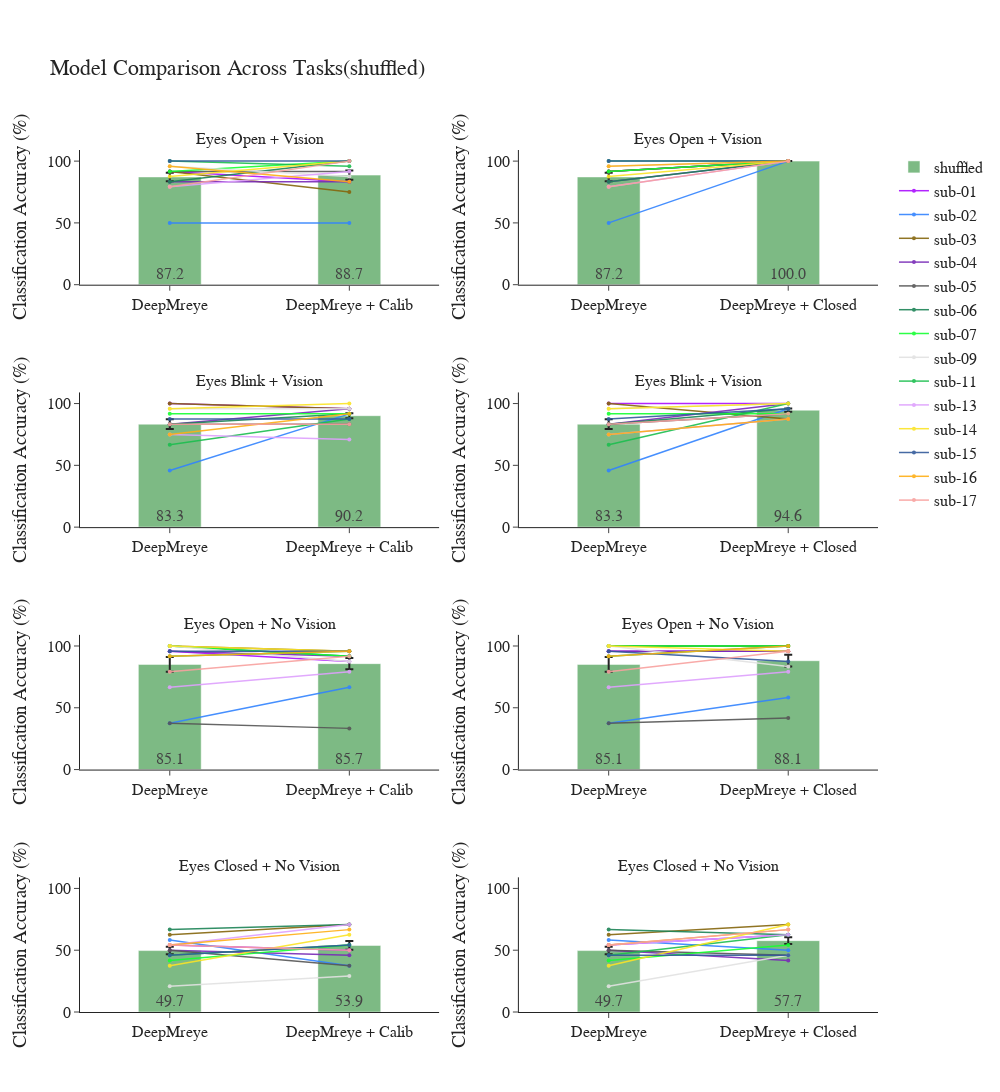

Notebook code cell kept with this figure:
### Code cell
import plotly.graph_objects as go
from plotly.subplots import make_subplots
import numpy as np

order_to_plot = "shuffled"
# Define color and name mappings
model_name_map = {
    "pt": "DeepMreye",
    "pt_calib": "DeepMreye + Calib",
    "pt_gaze": "DeepMreye + Closed"
}

ordered_color = "#4281A4"
shuffled_color = "#7DBA84"

# Define subject-specific colors
colormap_subject_dict = {
    'sub-01': '#AA0DFE', 'sub-02': '#3283FE', 'sub-03': '#85660D', 'sub-04': '#782AB6',
    'sub-05': '#565656', 'sub-06': '#1C8356', 'sub-07': '#16FF32', 'sub-08': '#F7E1A0',
    'sub-09': '#E2E2E2', 'sub-11': '#1CBE4F', 'sub-13': '#DEA0FD', 'sub-14': '#FBE426', 
    'sub-15': '#325A9B', 'sub-16': '#FEAF16', 'sub-17': '#F8A19F'
}

# Define tasks and their labels
task_labels = [
    "Eyes Open + Vision",
    "Eyes Blink + Vision",
    "Eyes Open + No Vision",
    "Eyes Closed + No Vision"
]
task_names = [
    "Task 1 Accuracy",
    "Task 2 Accuracy",
    "Task 3 Accuracy",
    "Task 4 Accuracy"
]

# Create subplot figure
fig = make_subplots(rows=4, cols=2, subplot_titles=[f"{label}" for label in task_labels for _ in range(2)])

# Set model comparisons per column
comparisons = [("pt", "pt_calib"), ("pt", "pt_gaze")]

shown_subjects = set()

# Loop through tasks and comparisons
for i, task in enumerate(task_names):
    for j, (model_a, model_b) in enumerate(comparisons):
        row = i + 1
        col = j + 1

        # Filter the dataframe for ordered condition
        df_plot = df_all_accuracies[
            (df_all_accuracies["task"] == task) &
            (df_all_accuracies["order"] == order_to_plot) &
            (df_all_accuracies["model"].isin([model_a, model_b]))
        ]

        # Pivot to have models as columns and subjects as rows
        df_pivot = df_plot.pivot(index="subject", columns="model", values="value")[[model_a, model_b]]

        # Plot bars
        means = df_pivot.mean()
        stderrs = df_pivot.sem()
        x_vals = [0, 1]

        fig.add_trace(go.Bar(
            x=x_vals,
            y=means.values * 100,
            error_y=dict(type="data", array=stderrs.values * 100),
            text=[f"{v:.1f}" for v in means.values * 100],
            textposition="inside",
            insidetextanchor="start",
            name=order_to_plot,
            marker_color=shuffled_color,
            width=0.35,
            showlegend=(row == 1 and col == 1),
        ), row=row, col=col)

        # Adding lines connecting subjects
        for subject, row_data in df_pivot.iterrows():
            color = colormap_subject_dict.get(subject, 'gray')
            show_legend = subject not in shown_subjects
            shown_subjects.add(subject)

            fig.add_trace(go.Scatter(
                x=x_vals,
                y=row_data.values*100,
                mode='lines+markers',
                line=dict(color=color, width=1.5),
                marker=dict(size=4),
                name=subject,
                opacity=0.9,
                showlegend=show_legend
            ), row=row, col=col)

        # Add significance marker if p < 0.05
        sig_row = sig_df[
            (sig_df.task == task) &
            (sig_df.model_a == model_a) &
            (sig_df.model_b == model_b)
        ]

        if not sig_row.empty and sig_row.iloc[0].p_value < 0.05:
            y_vals = means.values
            max_y = max(y_vals)
            line_y = max_y + 8

            fig.add_shape(
                type="line",
                x0=0,
                x1=1,
                y0=line_y,
                y1=line_y,
                line=dict(color="black", width=1),
                row=row, col=col
            )
            fig.add_trace(go.Scatter(
                x=[0.5],
                y=[line_y + 0.9],
                text=["*"],
                mode="text",
                showlegend=False
            ), row=row, col=col)

        # Add chance line at 25%
        fig.add_shape(
            type="line",
            x0=-0.5, x1=1.5,
            y0=25, y1=25,
            line=dict(color="black", dash="dot"),
            xref=f"x{(row - 1) * 2 + col}",
            yref=f"y{(row - 1) * 2 + col}"
        )

# Final layout adjustments
fig.update_layout(
    height=1800,  # More vertical space for connecting lines
    width=1000,
    title_text=f"Model Comparison Across Tasks({order_to_plot})",
    template="simple_white",
    showlegend=True,
    font=dict(size=16, family="Arial"),
    margin=dict(t=150)  # Increase top margin
)

# Update axes
for i in range(1, 5):
    for j in range(1, 3):
        fig.update_yaxes(range=[0, 109], title_text="Classification Accuracy (%)", row=i, col=j)
        fig.update_xaxes(
            tickvals=[0, 1],
            ticktext=[model_name_map["pt"], model_name_map["pt_calib"] if j == 1 else model_name_map["pt_gaze"]],
            row=i, col=j
        )

fig.show()

### Figure 1 — Plotly figure (JSON) as saved in the notebook; plotly's stock layout.template omitted (floating-point values rounded to 4 significant figures)
{"data": [{"error_y": {"array": [3.396, 3.692], "type": "data"}, "insidetextanchor": "start", "marker": {"color": "#7DBA84"}, "name": "shuffled", "showlegend": true, "text": ["87.2", "88.7"], "textposition": "inside", "type": "bar", "width": 0.35, "x": [0, 1], "xaxis": "x", "y": [87.2, 88.69], "yaxis": "y"}, {"line": {"color": "#AA0DFE", "width": 1.5}, "marker": {"size": 4}, "mode": "lines+markers", "name": "sub-01", "opacity": 0.9, "showlegend": true, "type": "scatter", "x": [0, 1], "xaxis": "x", "y": [91.67, 83.33], "yaxis": "y"}, {"line": {"color": "#3283FE", "width": 1.5}, "marker": {"size": 4}, "mode": "lines+markers", "name": "sub-02", "opacity": 0.9, "showlegend": true, "type": "scatter", "x": [0, 1], "xaxis": "x", "y": [50, 50], "yaxis": "y"}, {"line": {"color": "#85660D", "width": 1.5}, "marker": {"size": 4}, "mode": "lines+markers", "name": "sub-03", "opacity": 0.9, "showlegend": true, "type": "scatter", "x": [0, 1], "xaxis": "x", "y": [91.67, 75], "yaxis": "y"}, {"line": {"color": "#782AB6", "width": 1.5}, "marker": {"size": 4}, "mode": "lines+markers", "name": "sub-04", "opacity": 0.9, "showlegend": true, "type": "scatter", "x": [0, 1], "xaxis": "x", "y": [83.33, 83.33], "yaxis": "y"}, {"line": {"color": "#565656", "width": 1.5}, "marker": {"size": 4}, "mode": "lines+markers", "name": "sub-05", "opacity": 0.9, "showlegend": true, "type": "scatter", "x": [0, 1], "xaxis": "x", "y": [91.67, 91.67], "yaxis": "y"}, {"line": {"color": "#1C8356", "width": 1.5}, "marker": {"size": 4}, "mode": "lines+markers", "name": "sub-06", "opacity": 0.9, "showlegend": true, "type": "scatter", "x": [0, 1], "xaxis": "x", "y": [83.33, 100], "yaxis": "y"}, {"line": {"color": "#16FF32", "width": 1.5}, "marker": {"size": 4}, "mode": "lines+markers", "name": "sub-07", "opacity": 0.9, "showlegend": true, "type": "scatter", "x": [0, 1], "xaxis": "x", "y": [91.67, 100], "yaxis": "y"}, {"line": {"color": "#E2E2E2", "width": 1.5}, "marker": {"size": 4}, "mode": "lines+markers", "name": "sub-09", "opacity": 0.9, "showlegend": true, "type": "scatter", "x": [0, 1], "xaxis": "x", "y": [95.83, 87.5], "yaxis": "y"}, {"line": {"color": "#1CBE4F", "width": 1.5}, "marker": {"size": 4}, "mode": "lines+markers", "name": "sub-11", "opacity": 0.9, "showlegend": true, "type": "scatter", "x": [0, 1], "xaxis": "x", "y": [100, 95.83], "yaxis": "y"}, {"line": {"color": "#DEA0FD", "width": 1.5}, "marker": {"size": 4}, "mode": "lines+markers", "name": "sub-13", "opacity": 0.9, "showlegend": true, "type": "scatter", "x": [0, 1], "xaxis": "x", "y": [79.17, 91.67], "yaxis": "y"}, {"line": {"color": "#FBE426", "width": 1.5}, "marker": {"size": 4}, "mode": "lines+markers", "name": "sub-14", "opacity": 0.9, "showlegend": true, "type": "scatter", "x": [0, 1], "xaxis": "x", "y": [87.5, 100], "yaxis": "y"}, {"line": {"color": "#325A9B", "width": 1.5}, "marker": {"size": 4}, "mode": "lines+markers", "name": "sub-15", "opacity": 0.9, "showlegend": true, "type": "scatter", "x": [0, 1], "xaxis": "x", "y": [100, 100], "yaxis": "y"}, {"line": {"color": "#FEAF16", "width": 1.5}, "marker": {"size": 4}, "mode": "lines+markers", "name": "sub-16", "opacity": 0.9, "showlegend": true, "type": "scatter", "x": [0, 1], "xaxis": "x", "y": [95.83, 83.33], "yaxis": "y"}, {"line": {"color": "#F8A19F", "width": 1.5}, "marker": {"size": 4}, "mode": "lines+markers", "name": "sub-17", "opacity": 0.9, "showlegend": true, "type": "scatter", "x": [0, 1], "xaxis": "x", "y": [79.17, 100], "yaxis": "y"}, {"error_y": {"array": [3.396, 0], "type": "data"}, "insidetextanchor": "start", "marker": {"color": "#7DBA84"}, "name": "shuffled", "showlegend": false, "text": ["87.2", "100.0"], "textposition": "inside", "type": "bar", "width": 0.35, "x": [0, 1], "xaxis": "x2", "y": [87.2, 100], "yaxis": "y2"}, {"line": {"color": "#AA0DFE", "width": 1.5}, "marker": {"size": 4}, "mode": "lines+markers", "name": "sub-01", "opacity": 0.9, "showlegend": false, "type": "scatter", "x": [0, 1], "xaxis": "x2", "y": [91.67, 100], "yaxis": "y2"}, {"line": {"color": "#3283FE", "width": 1.5}, "marker": {"size": 4}, "mode": "lines+markers", "name": "sub-02", "opacity": 0.9, "showlegend": false, "type": "scatter", "x": [0, 1], "xaxis": "x2", "y": [50, 100], "yaxis": "y2"}, {"line": {"color": "#85660D", "width": 1.5}, "marker": {"size": 4}, "mode": "lines+markers", "name": "sub-03", "opacity": 0.9, "showlegend": false, "type": "scatter", "x": [0, 1], "xaxis": "x2", "y": [91.67, 100], "yaxis": "y2"}, {"line": {"color": "#782AB6", "width": 1.5}, "marker": {"size": 4}, "mode": "lines+markers", "name": "sub-04", "opacity": 0.9, "showlegend": false, "type": "scatter", "x": [0, 1], "xaxis": "x2", "y": [83.33, 100], "yaxis": "y2"}, {"line": {"color": "#565656", "width": 1.5}, "marker": {"size": 4}, "mode": "lines+markers", "name": "sub-05", "opacity": 0.9, "showlegend": false, "type": "scatter", "x": [0, 1], "xaxis": "x2", "y": [91.67, 100], "yaxis": "y2"}, {"line": {"color": "#1C8356", "width": 1.5}, "marker": {"size": 4}, "mode": "lines+markers", "name": "sub-06", "opacity": 0.9, "showlegend": false, "type": "scatter", "x": [0, 1], "xaxis": "x2", "y": [83.33, 100], "yaxis": "y2"}, {"line": {"color": "#16FF32", "width": 1.5}, "marker": {"size": 4}, "mode": "lines+markers", "name": "sub-07", "opacity": 0.9, "showlegend": false, "type": "scatter", "x": [0, 1], "xaxis": "x2", "y": [91.67, 100], "yaxis": "y2"}, {"line": {"color": "#E2E2E2", "width": 1.5}, "marker": {"size": 4}, "mode": "lines+markers", "name": "sub-09", "opacity": 0.9, "showlegend": false, "type": "scatter", "x": [0, 1], "xaxis": "x2", "y": [95.83, 100], "yaxis": "y2"}, {"line": {"color": "#1CBE4F", "width": 1.5}, "marker": {"size": 4}, "mode": "lines+markers", "name": "sub-11", "opacity": 0.9, "showlegend": false, "type": "scatter", "x": [0, 1], "xaxis": "x2", "y": [100, 100], "yaxis": "y2"}, {"line": {"color": "#DEA0FD", "width": 1.5}, "marker": {"size": 4}, "mode": "lines+markers", "name": "sub-13", "opacity": 0.9, "showlegend": false, "type": "scatter", "x": [0, 1], "xaxis": "x2", "y": [79.17, 100], "yaxis": "y2"}, {"line": {"color": "#FBE426", "width": 1.5}, "marker": {"size": 4}, "mode": "lines+markers", "name": "sub-14", "opacity": 0.9, "showlegend": false, "type": "scatter", "x": [0, 1], "xaxis": "x2", "y": [87.5, 100], "yaxis": "y2"}, {"line": {"color": "#325A9B", "width": 1.5}, "marker": {"size": 4}, "mode": "lines+markers", "name": "sub-15", "opacity": 0.9, "showlegend": false, "type": "scatter", "x": [0, 1], "xaxis": "x2", "y": [100, 100], "yaxis": "y2"}, {"line": {"color": "#FEAF16", "width": 1.5}, "marker": {"size": 4}, "mode": "lines+markers", "name": "sub-16", "opacity": 0.9, "showlegend": false, "type": "scatter", "x": [0, 1], "xaxis": "x2", "y": [95.83, 100], "yaxis": "y2"}, {"line": {"color": "#F8A19F", "width": 1.5}, "marker": {"size": 4}, "mode": "lines+markers", "name": "sub-17", "opacity": 0.9, "showlegend": false, "type": "scatter", "x": [0, 1], "xaxis": "x2", "y": [79.17, 100], "yaxis": "y2"}, {"error_y": {"array": [3.907, 1.983], "type": "data"}, "insidetextanchor": "start", "marker": {"color": "#7DBA84"}, "name": "shuffled", "showlegend": false, "text": ["83.3", "90.2"], "textposition": "inside", "type": "bar", "width": 0.35, "x": [0, 1], "xaxis": "x3", "y": [83.33, 90.18], "yaxis": "y3"}, {"line": {"color": "#AA0DFE", "width": 1.5}, "marker": {"size": 4}, "mode": "lines+markers", "name": "sub-01", "opacity": 0.9, "showlegend": false, "type": "scatter", "x": [0, 1], "xaxis": "x3", "y": [100, 95.83], "yaxis": "y3"}, {"line": {"color": "#3283FE", "width": 1.5}, "marker": {"size": 4}, "mode": "lines+markers", "name": "sub-02", "opacity": 0.9, "showlegend": false, "type": "scatter", "x": [0, 1], "xaxis": "x3", "y": [45.83, 91.67], "yaxis": "y3"}, {"line": {"color": "#85660D", "width": 1.5}, "marker": {"size": 4}, "mode": "lines+markers", "name": "sub-03", "opacity": 0.9, "showlegend": false, "type": "scatter", "x": [0, 1], "xaxis": "x3", "y": [100, 95.83], "yaxis": "y3"}, {"line": {"color": "#782AB6", "width": 1.5}, "marker": {"size": 4}, "mode": "lines+markers", "name": "sub-04", "opacity": 0.9, "showlegend": false, "type": "scatter", "x": [0, 1], "xaxis": "x3", "y": [83.33, 95.83], "yaxis": "y3"}, {"line": {"color": "#565656", "width": 1.5}, "marker": {"size": 4}, "mode": "lines+markers", "name": "sub-05", "opacity": 0.9, "showlegend": false, "type": "scatter", "x": [0, 1], "xaxis": "x3", "y": [83.33, 83.33], "yaxis": "y3"}, {"line": {"color": "#1C8356", "width": 1.5}, "marker": {"size": 4}, "mode": "lines+markers", "name": "sub-06", "opacity": 0.9, "showlegend": false, "type": "scatter", "x": [0, 1], "xaxis": "x3", "y": [83.33, 91.67], "yaxis": "y3"}, {"line": {"color": "#16FF32", "width": 1.5}, "marker": {"size": 4}, "mode": "lines+markers", "name": "sub-07", "opacity": 0.9, "showlegend": false, "type": "scatter", "x": [0, 1], "xaxis": "x3", "y": [91.67, 91.67], "yaxis": "y3"}, {"line": {"color": "#E2E2E2", "width": 1.5}, "marker": {"size": 4}, "mode": "lines+markers", "name": "sub-09", "opacity": 0.9, "showlegend": false, "type": "scatter", "x": [0, 1], "xaxis": "x3", "y": [95.83, 95.83], "yaxis": "y3"}, {"line": {"color": "#1CBE4F", "width": 1.5}, "marker": {"size": 4}, "mode": "lines+markers", "name": "sub-11", "opacity": 0.9, "showlegend": false, "type": "scatter", "x": [0, 1], "xaxis": "x3", "y": [66.67, 87.5], "yaxis": "y3"}, {"line": {"color": "#DEA0FD", "width": 1.5}, "marker": {"size": 4}, "mode": "lines+markers", "name": "sub-13", "opacity": 0.9, "showlegend": false, "type": "scatter", "x": [0, 1], "xaxis": "x3", "y": [75, 70.83], "yaxis": "y3"}, {"line": {"color": "#FBE426", "width": 1.5}, "marker": {"size": 4}, "mode": "lines+markers", "name": "sub-14", "opacity": 0.9, "showlegend": false, "type": "scatter", "x": [0, 1], "xaxis": "x3", "y": [95.83, 100], "yaxis": "y3"}, {"line": {"color": "#325A9B", "width": 1.5}, "marker": {"size": 4}, "mode": "lines+markers", "name": "sub-15", "opacity": 0.9, "showlegend": false, "type": "scatter", "x": [0, 1], "xaxis": "x3", "y": [87.5, 87.5], "yaxis": "y3"}, {"line": {"color": "#FEAF16", "width": 1.5}, "marker": {"size": 4}, "mode": "lines+markers", "name": "sub-16", "opacity": 0.9, "showlegend": false, "type": "scatter", "x": [0, 1], "xaxis": "x3", "y": [75, 91.67], "yaxis": "y3"}, {"line": {"color": "#F8A19F", "width": 1.5}, "marker": {"size": 4}, "mode": "lines+markers", "name": "sub-17", "opacity": 0.9, "showlegend": false, "type": "scatter", "x": [0, 1], "xaxis": "x3", "y": [83.33, 83.33], "yaxis": "y3"}, {"error_y": {"array": [3.907, 1.341], "type": "data"}, "insidetextanchor": "start", "marker": {"color": "#7DBA84"}, "name": "shuffled", "showlegend": false, "text": ["83.3", "94.6"], "textposition": "inside", "type": "bar", "width": 0.35, "x": [0, 1], "xaxis": "x4", "y": [83.33, 94.64], "yaxis": "y4"}, {"line": {"color": "#AA0DFE", "width": 1.5}, "marker": {"size": 4}, "mode": "lines+markers", "name": "sub-01", "opacity": 0.9, "showlegend": false, "type": "scatter", "x": [0, 1], "xaxis": "x4", "y": [100, 100], "yaxis": "y4"}, {"line": {"color": "#3283FE", "width": 1.5}, "marker": {"size": 4}, "mode": "lines+markers", "name": "sub-02", "opacity": 0.9, "showlegend": false, "type": "scatter", "x": [0, 1], "xaxis": "x4", "y": [45.83, 95.83], "yaxis": "y4"}, {"line": {"color": "#85660D", "width": 1.5}, "marker": {"size": 4}, "mode": "lines+markers", "name": "sub-03", "opacity": 0.9, "showlegend": false, "type": "scatter", "x": [0, 1], "xaxis": "x4", "y": [100, 87.5], "yaxis": "y4"}, {"line": {"color": "#782AB6", "width": 1.5}, "marker": {"size": 4}, "mode": "lines+markers", "name": "sub-04", "opacity": 0.9, "showlegend": false, "type": "scatter", "x": [0, 1], "xaxis": "x4", "y": [83.33, 100], "yaxis": "y4"}, {"line": {"color": "#565656", "width": 1.5}, "marker": {"size": 4}, "mode": "lines+markers", "name": "sub-05", "opacity": 0.9, "showlegend": false, "type": "scatter", "x": [0, 1], "xaxis": "x4", "y": [83.33, 91.67], "yaxis": "y4"}, {"line": {"color": "#1C8356", "width": 1.5}, "marker": {"size": 4}, "mode": "lines+markers", "name": "sub-06", "opacity": 0.9, "showlegend": false, "type": "scatter", "x": [0, 1], "xaxis": "x4", "y": [83.33, 95.83], "yaxis": "y4"}, {"line": {"color": "#16FF32", "width": 1.5}, "marker": {"size": 4}, "mode": "lines+markers", "name": "sub-07", "opacity": 0.9, "showlegend": false, "type": "scatter", "x": [0, 1], "xaxis": "x4", "y": [91.67, 91.67], "yaxis": "y4"}, {"line": {"color": "#E2E2E2", "width": 1.5}, "marker": {"size": 4}, "mode": "lines+markers", "name": "sub-09", "opacity": 0.9, "showlegend": false, "type": "scatter", "x": [0, 1], "xaxis": "x4", "y": [95.83, 100], "yaxis": "y4"}, {"line": {"color": "#1CBE4F", "width": 1.5}, "marker": {"size": 4}, "mode": "lines+markers", "name": "sub-11", "opacity": 0.9, "showlegend": false, "type": "scatter", "x": [0, 1], "xaxis": "x4", "y": [66.67, 100], "yaxis": "y4"}, {"line": {"color": "#DEA0FD", "width": 1.5}, "marker": {"size": 4}, "mode": "lines+markers", "name": "sub-13", "opacity": 0.9, "showlegend": false, "type": "scatter", "x": [0, 1], "xaxis": "x4", "y": [75, 87.5], "yaxis": "y4"}, {"line": {"color": "#FBE426", "width": 1.5}, "marker": {"size": 4}, "mode": "lines+markers", "name": "sub-14", "opacity": 0.9, "showlegend": false, "type": "scatter", "x": [0, 1], "xaxis": "x4", "y": [95.83, 100], "yaxis": "y4"}, {"line": {"color": "#325A9B", "width": 1.5}, "marker": {"size": 4}, "mode": "lines+markers", "name": "sub-15", "opacity": 0.9, "showlegend": false, "type": "scatter", "x": [0, 1], "xaxis": "x4", "y": [87.5, 95.83], "yaxis": "y4"}, {"line": {"color": "#FEAF16", "width": 1.5}, "marker": {"size": 4}, "mode": "lines+markers", "name": "sub-16", "opacity": 0.9, "showlegend": false, "type": "scatter", "x": [0, 1], "xaxis": "x4", "y": [75, 87.5], "yaxis": "y4"}, {"line": {"color": "#F8A19F", "width": 1.5}, "marker": {"size": 4}, "mode": "lines+markers", "name": "sub-17", "opacity": 0.9, "showlegend": false, "type": "scatter", "x": [0, 1], "xaxis": "x4", "y": [83.33, 91.67], "yaxis": "y4"}, {"error_y": {"array": [5.952, 4.575], "type": "data"}, "insidetextanchor": "start", "marker": {"color": "#7DBA84"}, "name": "shuffled", "showlegend": false, "text": ["85.1", "85.7"], "textposition": "inside", "type": "bar", "width": 0.35, "x": [0, 1], "xaxis": "x5", "y": [85.12, 85.71], "yaxis": "y5"}, {"line": {"color": "#AA0DFE", "width": 1.5}, "marker": {"size": 4}, "mode": "lines+markers", "name": "sub-01", "opacity": 0.9, "showlegend": false, "type": "scatter", "x": [0, 1], "xaxis": "x5", "y": [95.83, 87.5], "yaxis": "y5"}, {"line": {"color": "#3283FE", "width": 1.5}, "marker": {"size": 4}, "mode": "lines+markers", "name": "sub-02", "opacity": 0.9, "showlegend": false, "type": "scatter", "x": [0, 1], "xaxis": "x5", "y": [37.5, 66.67], "yaxis": "y5"}, {"line": {"color": "#85660D", "width": 1.5}, "marker": {"size": 4}, "mode": "lines+markers", "name": "sub-03", "opacity": 0.9, "showlegend": false, "type": "scatter", "x": [0, 1], "xaxis": "x5", "y": [100, 95.83], "yaxis": "y5"}, {"line": {"color": "#782AB6", "width": 1.5}, "marker": {"size": 4}, "mode": "lines+markers", "name": "sub-04", "opacity": 0.9, "showlegend": false, "type": "scatter", "x": [0, 1], "xaxis": "x5", "y": [95.83, 91.67], "yaxis": "y5"}, {"line": {"color": "#565656", "width": 1.5}, "marker": {"size": 4}, "mode": "lines+markers", "name": "sub-05", "opacity": 0.9, "showlegend": false, "type": "scatter", "x": [0, 1], "xaxis": "x5", "y": [37.5, 33.33], "yaxis": "y5"}, {"line": {"color": "#1C8356", "width": 1.5}, "marker": {"size": 4}, "mode": "lines+markers", "name": "sub-06", "opacity": 0.9, "showlegend": false, "type": "scatter", "x": [0, 1], "xaxis": "x5", "y": [100, 91.67], "yaxis": "y5"}, {"line": {"color": "#16FF32", "width": 1.5}, "marker": {"size": 4}, "mode": "lines+markers", "name": "sub-07", "opacity": 0.9, "showlegend": false, "type": "scatter", "x": [0, 1], "xaxis": "x5", "y": [100, 91.67], "yaxis": "y5"}, {"line": {"color": "#E2E2E2", "width": 1.5}, "marker": {"size": 4}, "mode": "lines+markers", "name": "sub-09", "opacity": 0.9, "showlegend": false, "type": "scatter", "x": [0, 1], "xaxis": "x5", "y": [100, 87.5], "yaxis": "y5"}, {"line": {"color": "#1CBE4F", "width": 1.5}, "marker": {"size": 4}, "mode": "lines+markers", "name": "sub-11", "opacity": 0.9, "showlegend": false, "type": "scatter", "x": [0, 1], "xaxis": "x5", "y": [91.67, 95.83], "yaxis": "y5"}, {"line": {"color": "#DEA0FD", "width": 1.5}, "marker": {"size": 4}, "mode": "lines+markers", "name": "sub-13", "opacity": 0.9, "showlegend": false, "type": "scatter", "x": [0, 1], "xaxis": "x5", "y": [66.67, 79.17], "yaxis": "y5"}, {"line": {"color": "#FBE426", "width": 1.5}, "marker": {"size": 4}, "mode": "lines+markers", "name": "sub-14", "opacity": 0.9, "showlegend": false, "type": "scatter", "x": [0, 1], "xaxis": "x5", "y": [100, 95.83], "yaxis": "y5"}, {"line": {"color": "#325A9B", "width": 1.5}, "marker": {"size": 4}, "mode": "lines+markers", "name": "sub-15", "opacity": 0.9, "showlegend": false, "type": "scatter", "x": [0, 1], "xaxis": "x5", "y": [95.83, 95.83], "yaxis": "y5"}, {"line": {"color": "#FEAF16", "width": 1.5}, "marker": {"size": 4}, "mode": "lines+markers", "name": "sub-16", "opacity": 0.9, "showlegend": false, "type": "scatter", "x": [0, 1], "xaxis": "x5", "y": [91.67, 95.83], "yaxis": "y5"}, {"line": {"color": "#F8A19F", "width": 1.5}, "marker": {"size": 4}, "mode": "lines+markers", "name": "sub-17", "opacity": 0.9, "showlegend": false, "type": "scatter", "x": [0, 1], "xaxis": "x5", "y": [79.17, 91.67], "yaxis": "y5"}, {"error_y": {"array": [5.952, 4.742], "type": "data"}, "insidetextanchor": "start", "marker": {"color": "#7DBA84"}, "name": "shuffled", "showlegend": false, "text": ["85.1", "88.1"], "textposition": "inside", "type": "bar", "width": 0.35, "x": [0, 1], "xaxis": "x6", "y": [85.12, 88.1], "yaxis": "y6"}, {"line": {"color": "#AA0DFE", "width": 1.5}, "marker": {"size": 4}, "mode": "lines+markers", "name": "sub-01", "opacity": 0.9, "showlegend": false, "type": "scatter", "x": [0, 1], "xaxis": "x6", "y": [95.83, 95.83], "yaxis": "y6"}, {"line": {"color": "#3283FE", "width": 1.5}, "marker": {"size": 4}, "mode": "lines+markers", "name": "sub-02", "opacity": 0.9, "showlegend": false, "type": "scatter", "x": [0, 1], "xaxis": "x6", "y": [37.5, 58.33], "yaxis": "y6"}, {"line": {"color": "#85660D", "width": 1.5}, "marker": {"size": 4}, "mode": "lines+markers", "name": "sub-03", "opacity": 0.9, "showlegend": false, "type": "scatter", "x": [0, 1], "xaxis": "x6", "y": [100, 100], "yaxis": "y6"}, {"line": {"color": "#782AB6", "width": 1.5}, "marker": {"size": 4}, "mode": "lines+markers", "name": "sub-04", "opacity": 0.9, "showlegend": false, "type": "scatter", "x": [0, 1], "xaxis": "x6", "y": [95.83, 95.83], "yaxis": "y6"}, {"line": {"color": "#565656", "width": 1.5}, "marker": {"size": 4}, "mode": "lines+markers", "name": "sub-05", "opacity": 0.9, "showlegend": false, "type": "scatter", "x": [0, 1], "xaxis": "x6", "y": [37.5, 41.67], "yaxis": "y6"}, {"line": {"color": "#1C8356", "width": 1.5}, "marker": {"size": 4}, "mode": "lines+markers", "name": "sub-06", "opacity": 0.9, "showlegend": false, "type": "scatter", "x": [0, 1], "xaxis": "x6", "y": [100, 100], "yaxis": "y6"}, {"line": {"color": "#16FF32", "width": 1.5}, "marker": {"size": 4}, "mode": "lines+markers", "name": "sub-07", "opacity": 0.9, "showlegend": false, "type": "scatter", "x": [0, 1], "xaxis": "x6", "y": [100, 100], "yaxis": "y6"}, {"line": {"color": "#E2E2E2", "width": 1.5}, "marker": {"size": 4}, "mode": "lines+markers", "name": "sub-09", "opacity": 0.9, "showlegend": false, "type": "scatter", "x": [0, 1], "xaxis": "x6", "y": [100, 83.33], "yaxis": "y6"}, {"line": {"color": "#1CBE4F", "width": 1.5}, "marker": {"size": 4}, "mode": "lines+markers", "name": "sub-11", "opacity": 0.9, "showlegend": false, "type": "scatter", "x": [0, 1], "xaxis": "x6", "y": [91.67, 100], "yaxis": "y6"}, {"line": {"color": "#DEA0FD", "width": 1.5}, "marker": {"size": 4}, "mode": "lines+markers", "name": "sub-13", "opacity": 0.9, "showlegend": false, "type": "scatter", "x": [0, 1], "xaxis": "x6", "y": [66.67, 79.17], "yaxis": "y6"}, {"line": {"color": "#FBE426", "width": 1.5}, "marker": {"size": 4}, "mode": "lines+markers", "name": "sub-14", "opacity": 0.9, "showlegend": false, "type": "scatter", "x": [0, 1], "xaxis": "x6", "y": [100, 95.83], "yaxis": "y6"}, {"line": {"color": "#325A9B", "width": 1.5}, "marker": {"size": 4}, "mode": "lines+markers", "name": "sub-15", "opacity": 0.9, "showlegend": false, "type": "scatter", "x": [0, 1], "xaxis": "x6", "y": [95.83, 87.5], "yaxis": "y6"}, {"line": {"color": "#FEAF16", "width": 1.5}, "marker": {"size": 4}, "mode": "lines+markers", "name": "sub-16", "opacity": 0.9, "showlegend": false, "type": "scatter", "x": [0, 1], "xaxis": "x6", "y": [91.67, 100], "yaxis": "y6"}, {"line": {"color": "#F8A19F", "width": 1.5}, "marker": {"size": 4}, "mode": "lines+markers", "name": "sub-17", "opacity": 0.9, "showlegend": false, "type": "scatter", "x": [0, 1], "xaxis": "x6", "y": [79.17, 95.83], "yaxis": "y6"}, {"error_y": {"array": [3.041, 3.588], "type": "data"}, "insidetextanchor": "start", "marker": {"color": "#7DBA84"}, "name": "shuffled", "showlegend": false, "text": ["49.7", "53.9"], "textposition": "inside", "type": "bar", "width": 0.35, "x": [0, 1], "xaxis": "x7", "y": [49.7, 53.87], "yaxis": "y7"}, {"line": {"color": "#AA0DFE", "width": 1.5}, "marker": {"size": 4}, "mode": "lines+markers", "name": "sub-01", "opacity": 0.9, "showlegend": false, "type": "scatter", "x": [0, 1], "xaxis": "x7", "y": [54.17, 50], "yaxis": "y7"}, {"line": {"color": "#3283FE", "width": 1.5}, "marker": {"size": 4}, "mode": "lines+markers", "name": "sub-02", "opacity": 0.9, "showlegend": false, "type": "scatter", "x": [0, 1], "xaxis": "x7", "y": [58.33, 37.5], "yaxis": "y7"}, {"line": {"color": "#85660D", "width": 1.5}, "marker": {"size": 4}, "mode": "lines+markers", "name": "sub-03", "opacity": 0.9, "showlegend": false, "type": "scatter", "x": [0, 1], "xaxis": "x7", "y": [62.5, 70.83], "yaxis": "y7"}, {"line": {"color": "#782AB6", "width": 1.5}, "marker": {"size": 4}, "mode": "lines+markers", "name": "sub-04", "opacity": 0.9, "showlegend": false, "type": "scatter", "x": [0, 1], "xaxis": "x7", "y": [50, 45.83], "yaxis": "y7"}, {"line": {"color": "#565656", "width": 1.5}, "marker": {"size": 4}, "mode": "lines+markers", "name": "sub-05", "opacity": 0.9, "showlegend": false, "type": "scatter", "x": [0, 1], "xaxis": "x7", "y": [50, 37.5], "yaxis": "y7"}, {"line": {"color": "#1C8356", "width": 1.5}, "marker": {"size": 4}, "mode": "lines+markers", "name": "sub-06", "opacity": 0.9, "showlegend": false, "type": "scatter", "x": [0, 1], "xaxis": "x7", "y": [66.67, 70.83], "yaxis": "y7"}, {"line": {"color": "#16FF32", "width": 1.5}, "marker": {"size": 4}, "mode": "lines+markers", "name": "sub-07", "opacity": 0.9, "showlegend": false, "type": "scatter", "x": [0, 1], "xaxis": "x7", "y": [41.67, 54.17], "yaxis": "y7"}, {"line": {"color": "#E2E2E2", "width": 1.5}, "marker": {"size": 4}, "mode": "lines+markers", "name": "sub-09", "opacity": 0.9, "showlegend": false, "type": "scatter", "x": [0, 1], "xaxis": "x7", "y": [20.83, 29.17], "yaxis": "y7"}, {"line": {"color": "#1CBE4F", "width": 1.5}, "marker": {"size": 4}, "mode": "lines+markers", "name": "sub-11", "opacity": 0.9, "showlegend": false, "type": "scatter", "x": [0, 1], "xaxis": "x7", "y": [45.83, 54.17], "yaxis": "y7"}, {"line": {"color": "#DEA0FD", "width": 1.5}, "marker": {"size": 4}, "mode": "lines+markers", "name": "sub-13", "opacity": 0.9, "showlegend": false, "type": "scatter", "x": [0, 1], "xaxis": "x7", "y": [54.17, 70.83], "yaxis": "y7"}, {"line": {"color": "#FBE426", "width": 1.5}, "marker": {"size": 4}, "mode": "lines+markers", "name": "sub-14", "opacity": 0.9, "showlegend": false, "type": "scatter", "x": [0, 1], "xaxis": "x7", "y": [37.5, 62.5], "yaxis": "y7"}, {"line": {"color": "#325A9B", "width": 1.5}, "marker": {"size": 4}, "mode": "lines+markers", "name": "sub-15", "opacity": 0.9, "showlegend": false, "type": "scatter", "x": [0, 1], "xaxis": "x7", "y": [45.83, 54.17], "yaxis": "y7"}, {"line": {"color": "#FEAF16", "width": 1.5}, "marker": {"size": 4}, "mode": "lines+markers", "name": "sub-16", "opacity": 0.9, "showlegend": false, "type": "scatter", "x": [0, 1], "xaxis": "x7", "y": [54.17, 66.67], "yaxis": "y7"}, {"line": {"color": "#F8A19F", "width": 1.5}, "marker": {"size": 4}, "mode": "lines+markers", "name": "sub-17", "opacity": 0.9, "showlegend": false, "type": "scatter", "x": [0, 1], "xaxis": "x7", "y": [54.17, 50], "yaxis": "y7"}, {"error_y": {"array": [3.041, 2.723], "type": "data"}, "insidetextanchor": "start", "marker": {"color": "#7DBA84"}, "name": "shuffled", "showlegend": false, "text": ["49.7", "57.7"], "textposition": "inside", "type": "bar", "width": 0.35, "x": [0, 1], "xaxis": "x8", "y": [49.7, 57.74], "yaxis": "y8"}, {"line": {"color": "#AA0DFE", "width": 1.5}, "marker": {"size": 4}, "mode": "lines+markers", "name": "sub-01", "opacity": 0.9, "showlegend": false, "type": "scatter", "x": [0, 1], "xaxis": "x8", "y": [54.17, 62.5], "yaxis": "y8"}, {"line": {"color": "#3283FE", "width": 1.5}, "marker": {"size": 4}, "mode": "lines+markers", "name": "sub-02", "opacity": 0.9, "showlegend": false, "type": "scatter", "x": [0, 1], "xaxis": "x8", "y": [58.33, 50], "yaxis": "y8"}, {"line": {"color": "#85660D", "width": 1.5}, "marker": {"size": 4}, "mode": "lines+markers", "name": "sub-03", "opacity": 0.9, "showlegend": false, "type": "scatter", "x": [0, 1], "xaxis": "x8", "y": [62.5, 70.83], "yaxis": "y8"}, {"line": {"color": "#782AB6", "width": 1.5}, "marker": {"size": 4}, "mode": "lines+markers", "name": "sub-04", "opacity": 0.9, "showlegend": false, "type": "scatter", "x": [0, 1], "xaxis": "x8", "y": [50, 41.67], "yaxis": "y8"}, {"line": {"color": "#565656", "width": 1.5}, "marker": {"size": 4}, "mode": "lines+markers", "name": "sub-05", "opacity": 0.9, "showlegend": false, "type": "scatter", "x": [0, 1], "xaxis": "x8", "y": [50, 45.83], "yaxis": "y8"}, {"line": {"color": "#1C8356", "width": 1.5}, "marker": {"size": 4}, "mode": "lines+markers", "name": "sub-06", "opacity": 0.9, "showlegend": false, "type": "scatter", "x": [0, 1], "xaxis": "x8", "y": [66.67, 62.5], "yaxis": "y8"}, {"line": {"color": "#16FF32", "width": 1.5}, "marker": {"size": 4}, "mode": "lines+markers", "name": "sub-07", "opacity": 0.9, "showlegend": false, "type": "scatter", "x": [0, 1], "xaxis": "x8", "y": [41.67, 54.17], "yaxis": "y8"}, {"line": {"color": "#E2E2E2", "width": 1.5}, "marker": {"size": 4}, "mode": "lines+markers", "name": "sub-09", "opacity": 0.9, "showlegend": false, "type": "scatter", "x": [0, 1], "xaxis": "x8", "y": [20.83, 45.83], "yaxis": "y8"}, {"line": {"color": "#1CBE4F", "width": 1.5}, "marker": {"size": 4}, "mode": "lines+markers", "name": "sub-11", "opacity": 0.9, "showlegend": false, "type": "scatter", "x": [0, 1], "xaxis": "x8", "y": [45.83, 62.5], "yaxis": "y8"}, {"line": {"color": "#DEA0FD", "width": 1.5}, "marker": {"size": 4}, "mode": "lines+markers", "name": "sub-13", "opacity": 0.9, "showlegend": false, "type": "scatter", "x": [0, 1], "xaxis": "x8", "y": [54.17, 62.5], "yaxis": "y8"}, {"line": {"color": "#FBE426", "width": 1.5}, "marker": {"size": 4}, "mode": "lines+markers", "name": "sub-14", "opacity": 0.9, "showlegend": false, "type": "scatter", "x": [0, 1], "xaxis": "x8", "y": [37.5, 70.83], "yaxis": "y8"}, {"line": {"color": "#325A9B", "width": 1.5}, "marker": {"size": 4}, "mode": "lines+markers", "name": "sub-15", "opacity": 0.9, "showlegend": false, "type": "scatter", "x": [0, 1], "xaxis": "x8", "y": [45.83, 45.83], "yaxis": "y8"}, {"line": {"color": "#FEAF16", "width": 1.5}, "marker": {"size": 4}, "mode": "lines+markers", "name": "sub-16", "opacity": 0.9, "showlegend": false, "type": "scatter", "x": [0, 1], "xaxis": "x8", "y": [54.17, 66.67], "yaxis": "y8"}, {"line": {"color": "#F8A19F", "width": 1.5}, "marker": {"size": 4}, "mode": "lines+markers", "name": "sub-17", "opacity": 0.9, "showlegend": false, "type": "scatter", "x": [0, 1], "xaxis": "x8", "y": [54.17, 66.67], "yaxis": "y8"}], "layout": {"annotations": [{"font": {"size": 16}, "showarrow": false, "text": "Eyes Open + Vision", "x": 0.225, "xanchor": "center", "xref": "paper", "y": 1, "yanchor": "bottom", "yref": "paper"}, {"font": {"size": 16}, "showarrow": false, "text": "Eyes Open + Vision", "x": 0.775, "xanchor": "center", "xref": "paper", "y": 1, "yanchor": "bottom", "yref": "paper"}, {"font": {"size": 16}, "showarrow": false, "text": "Eyes Blink + Vision", "x": 0.225, "xanchor": "center", "xref": "paper", "y": 0.7188, "yanchor": "bottom", "yref": "paper"}, {"font": {"size": 16}, "showarrow": false, "text": "Eyes Blink + Vision", "x": 0.775, "xanchor": "center", "xref": "paper", "y": 0.7188, "yanchor": "bottom", "yref": "paper"}, {"font": {"size": 16}, "showarrow": false, "text": "Eyes Open + No Vision", "x": 0.225, "xanchor": "center", "xref": "paper", "y": 0.4375, "yanchor": "bottom", "yref": "paper"}, {"font": {"size": 16}, "showarrow": false, "text": "Eyes Open + No Vision", "x": 0.775, "xanchor": "center", "xref": "paper", "y": 0.4375, "yanchor": "bottom", "yref": "paper"}, {"font": {"size": 16}, "showarrow": false, "text": "Eyes Closed + No Vision", "x": 0.225, "xanchor": "center", "xref": "paper", "y": 0.1562, "yanchor": "bottom", "yref": "paper"}, {"font": {"size": 16}, "showarrow": false, "text": "Eyes Closed + No Vision", "x": 0.775, "xanchor": "center", "xref": "paper", "y": 0.1562, "yanchor": "bottom", "yref": "paper"}], "font": {"family": "Arial", "size": 16}, "height": 1800, "margin": {"t": 150}, "shapes": [{"line": {"color": "black", "dash": "dot"}, "type": "line", "x0": -0.5, "x1": 1.5, "xref": "x", "y0": 25, "y1": 25, "yref": "y"}, {"line": {"color": "black", "dash": "dot"}, "type": "line", "x0": -0.5, "x1": 1.5, "xref": "x2", "y0": 25, "y1": 25, "yref": "y2"}, {"line": {"color": "black", "dash": "dot"}, "type": "line", "x0": -0.5, "x1": 1.5, "xref": "x3", "y0": 25, "y1": 25, "yref": "y3"}, {"line": {"color": "black", "dash": "dot"}, "type": "line", "x0": -0.5, "x1": 1.5, "xref": "x4", "y0": 25, "y1": 25, "yref": "y4"}, {"line": {"color": "black", "dash": "dot"}, "type": "line", "x0": -0.5, "x1": 1.5, "xref": "x5", "y0": 25, "y1": 25, "yref": "y5"}, {"line": {"color": "black", "dash": "dot"}, "type": "line", "x0": -0.5, "x1": 1.5, "xref": "x6", "y0": 25, "y1": 25, "yref": "y6"}, {"line": {"color": "black", "dash": "dot"}, "type": "line", "x0": -0.5, "x1": 1.5, "xref": "x7", "y0": 25, "y1": 25, "yref": "y7"}, {"line": {"color": "black", "dash": "dot"}, "type": "line", "x0": -0.5, "x1": 1.5, "xref": "x8", "y0": 25, "y1": 25, "yref": "y8"}], "showlegend": true, "title": {"text": "Model Comparison Across Tasks(shuffled)"}, "width": 1000, "xaxis": {"anchor": "y", "domain": [0, 0.45], "ticktext": ["DeepMreye", "DeepMreye + Calib"], "tickvals": [0, 1]}, "xaxis2": {"anchor": "y2", "domain": [0.55, 1], "ticktext": ["DeepMreye", "DeepMreye + Closed"], "tickvals": [0, 1]}, "xaxis3": {"anchor": "y3", "domain": [0, 0.45], "ticktext": ["DeepMreye", "DeepMreye + Calib"], "tickvals": [0, 1]}, "xaxis4": {"anchor": "y4", "domain": [0.55, 1], "ticktext": ["DeepMreye", "DeepMreye + Closed"], "tickvals": [0, 1]}, "xaxis5": {"anchor": "y5", "domain": [0, 0.45], "ticktext": ["DeepMreye", "DeepMreye + Calib"], "tickvals": [0, 1]}, "xaxis6": {"anchor": "y6", "domain": [0.55, 1], "ticktext": ["DeepMreye", "DeepMreye + Closed"], "tickvals": [0, 1]}, "xaxis7": {"anchor": "y7", "domain": [0, 0.45], "ticktext": ["DeepMreye", "DeepMreye + Calib"], "tickvals": [0, 1]}, "xaxis8": {"anchor": "y8", "domain": [0.55, 1], "ticktext": ["DeepMreye", "DeepMreye + Closed"], "tickvals": [0, 1]}, "yaxis": {"anchor": "x", "domain": [0.8438, 1], "range": [0, 109], "title": {"text": "Classification Accuracy (%)"}}, "yaxis2": {"anchor": "x2", "domain": [0.8438, 1], "range": [0, 109], "title": {"text": "Classification Accuracy (%)"}}, "yaxis3": {"anchor": "x3", "domain": [0.5625, 0.7188], "range": [0, 109], "title": {"text": "Classification Accuracy (%)"}}, "yaxis4": {"anchor": "x4", "domain": [0.5625, 0.7188], "range": [0, 109], "title": {"text": "Classification Accuracy (%)"}}, "yaxis5": {"anchor": "x5", "domain": [0.2812, 0.4375], "range": [0, 109], "title": {"text": "Classification Accuracy (%)"}}, "yaxis6": {"anchor": "x6", "domain": [0.2812, 0.4375], "range": [0, 109], "title": {"text": "Classification Accuracy (%)"}}, "yaxis7": {"anchor": "x7", "domain": [0, 0.1562], "range": [0, 109], "title": {"text": "Classification Accuracy (%)"}}, "yaxis8": {"anchor": "x8", "domain": [0, 0.1562], "range": [0, 109], "title": {"text": "Classification Accuracy (%)"}}}}
